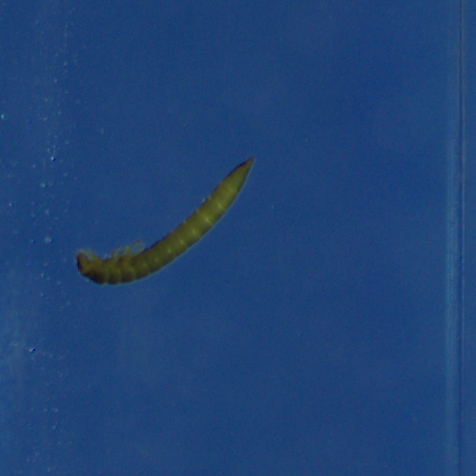
#> input picture 4/actual/assets/1_Limniu 2021_1_2021_06_02-13-08-37-958.PNG, 476 x 476 px
$ python manipulate.py
#> lines starting #> are read from the running program, lines starting #| are printed output that depends on the picture
#!/usr/bin/env python3
from PIL import Image

image = Image.open('../assets/1_Limniu 2021_1_2021_06_02-13-08-37-958.PNG')
#> image is the input picture: PIL image 476x476 RGB; mean R, G, B 31.9, 67, 116.8

image_transpose = image.transpose(Image.Transpose.ROTATE_90)
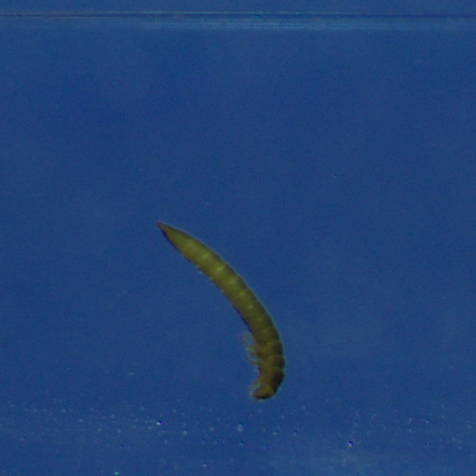
#> image_transpose: PIL image 476x476 RGB; mean R, G, B 31.9, 67, 116.8

image_rotate = image.rotate(45, expand=False, center = (0,0))
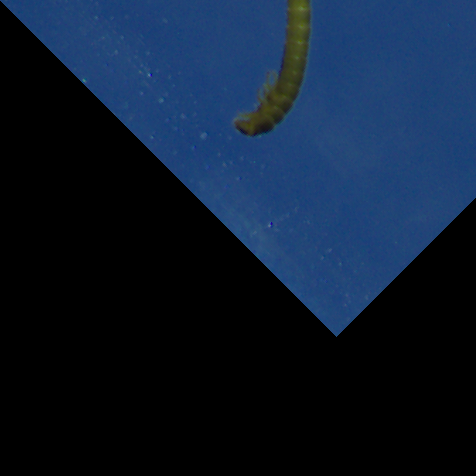
#> image_rotate: PIL image 476x476 RGB; mean R, G, B 13.7, 28, 47.7

image_crop = image.crop((800,600,1600,1600))
#> image_crop: PIL image 800x1000 RGB; every value is 0

image_resize = image.resize((1000, 600))
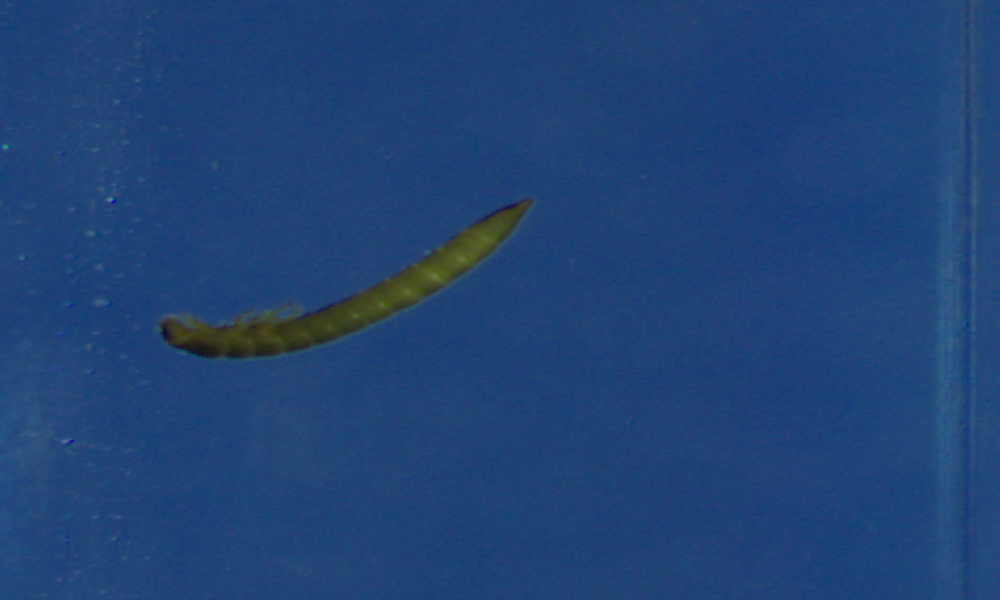
#> image_resize: PIL image 1000x600 RGB; mean R, G, B 31.9, 67, 116.8

combined_image = image.transpose(Image.Transpose.ROTATE_90).resize((2000,1500)).rotate(10)
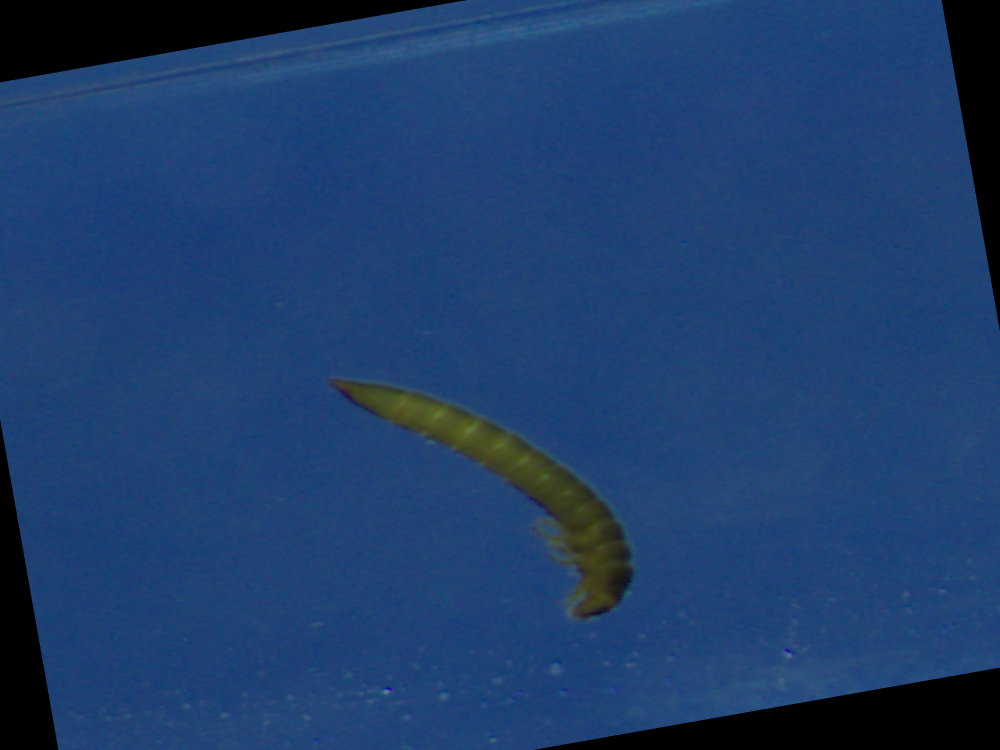
#> combined_image: PIL image 2000x1500 RGB (shown at 1/2 size); mean R, G, B 29.4, 61.7, 107.5
combined_image.show()
combined_image.save('limniu.jpg', 'jpeg')

$ run again, with 4/actual/assets/1_Gammar 2021_1_2021_06_03-13-19-23-879.PNG copied over 4/actual/assets/1_Limniu 2021_1_2021_06_02-13-08-37-958.PNG
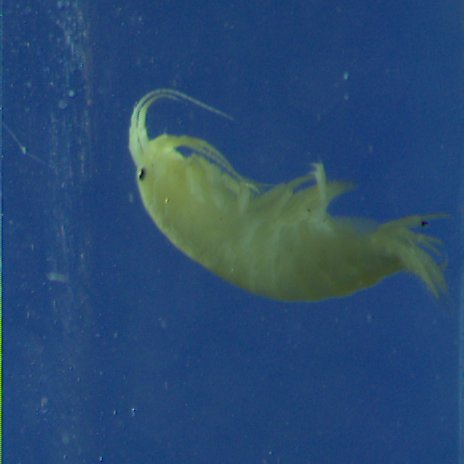
#> input picture 4/actual/assets/1_Gammar 2021_1_2021_06_03-13-19-23-879.PNG, 464 x 464 px
#> image is the input picture: PIL image 464x464 RGB; mean R, G, B 40.7, 74.5, 113.3
#> image_crop: PIL image 800x1000 RGB; every value is 0
#> `image_resize = image.resize((1000, 600))`:
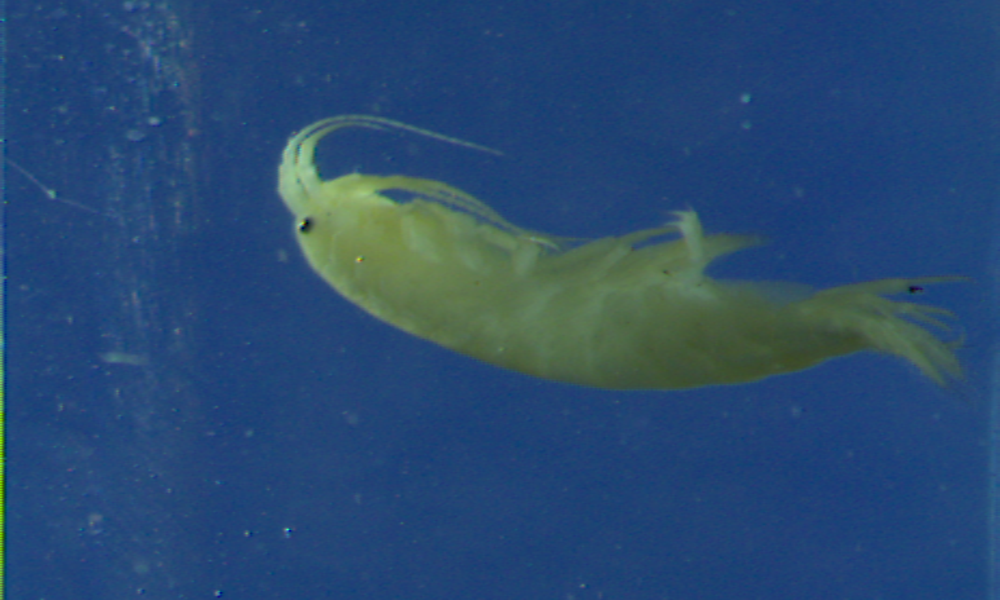
#> image_resize: PIL image 1000x600 RGB; mean R, G, B 40.7, 74.5, 113.3
#> `combined_image = image.transpose(Image.Transpose.ROTATE_90).resize((20..`:
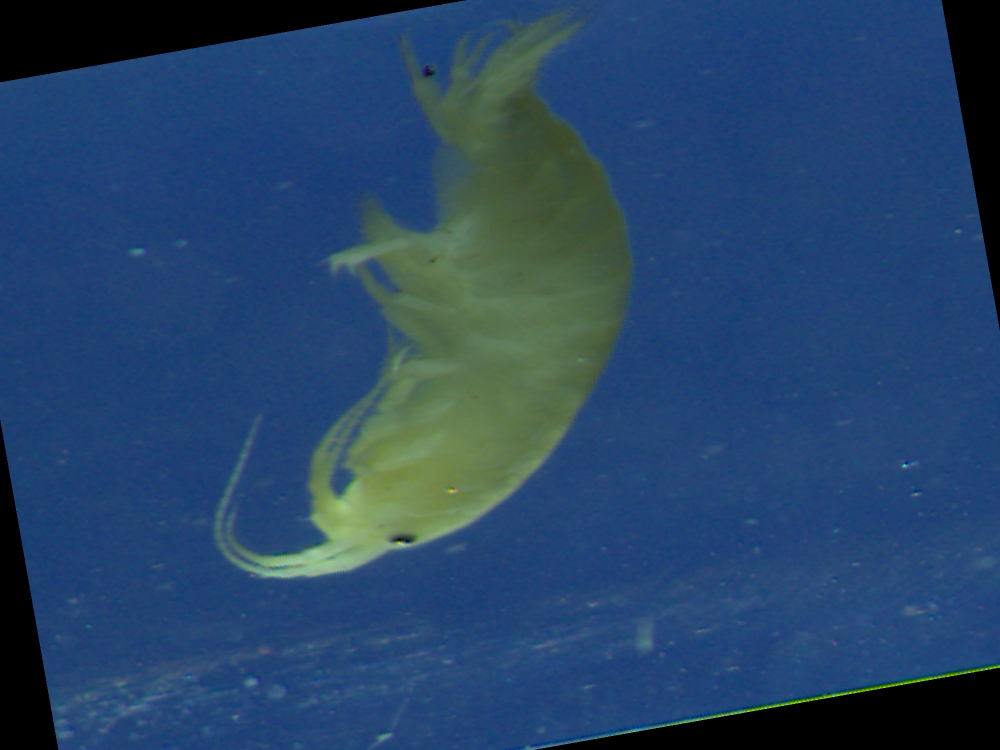
#> combined_image: PIL image 2000x1500 RGB (shown at 1/2 size); mean R, G, B 38.1, 69.1, 104

$ run again, with 4/actual/assets/2_Sphaer 2021_1_2021_06_03-11-22-54-852.PNG copied over 4/actual/assets/1_Limniu 2021_1_2021_06_02-13-08-37-958.PNG
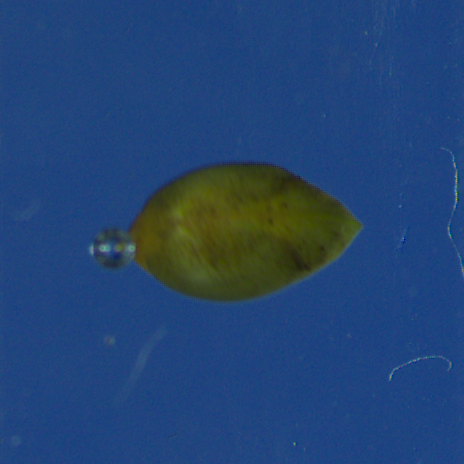
#> input picture 4/actual/assets/2_Sphaer 2021_1_2021_06_03-11-22-54-852.PNG, 464 x 464 px
#> image is the input picture: PIL image 464x464 RGB; mean R, G, B 35.3, 68.5, 114.6
#> image_crop: PIL image 800x1000 RGB; every value is 0
#> `image_resize = image.resize((1000, 600))`:
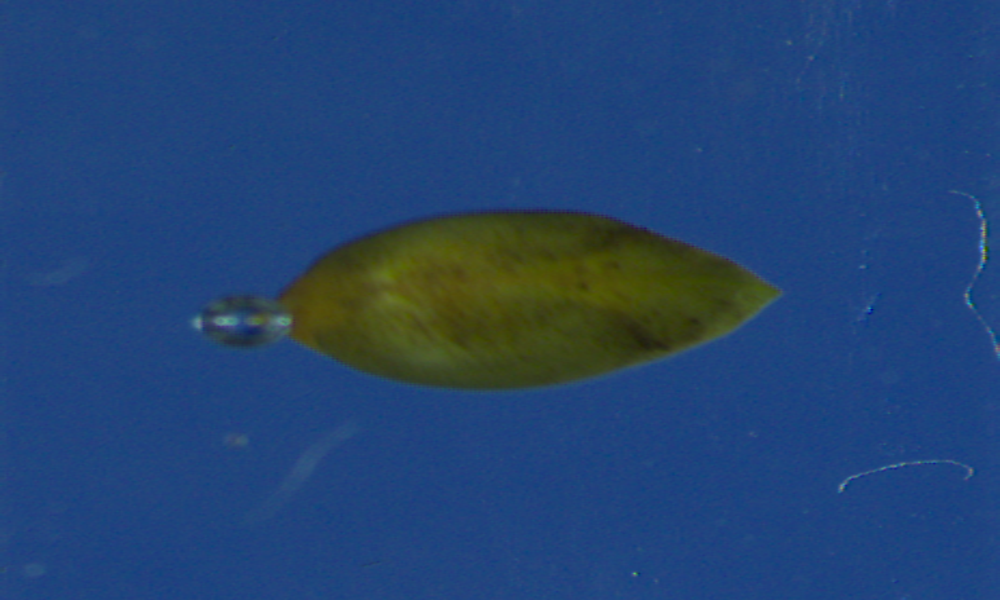
#> image_resize: PIL image 1000x600 RGB; mean R, G, B 35.3, 68.5, 114.6
#> `combined_image = image.transpose(Image.Transpose.ROTATE_90).resize((20..`:
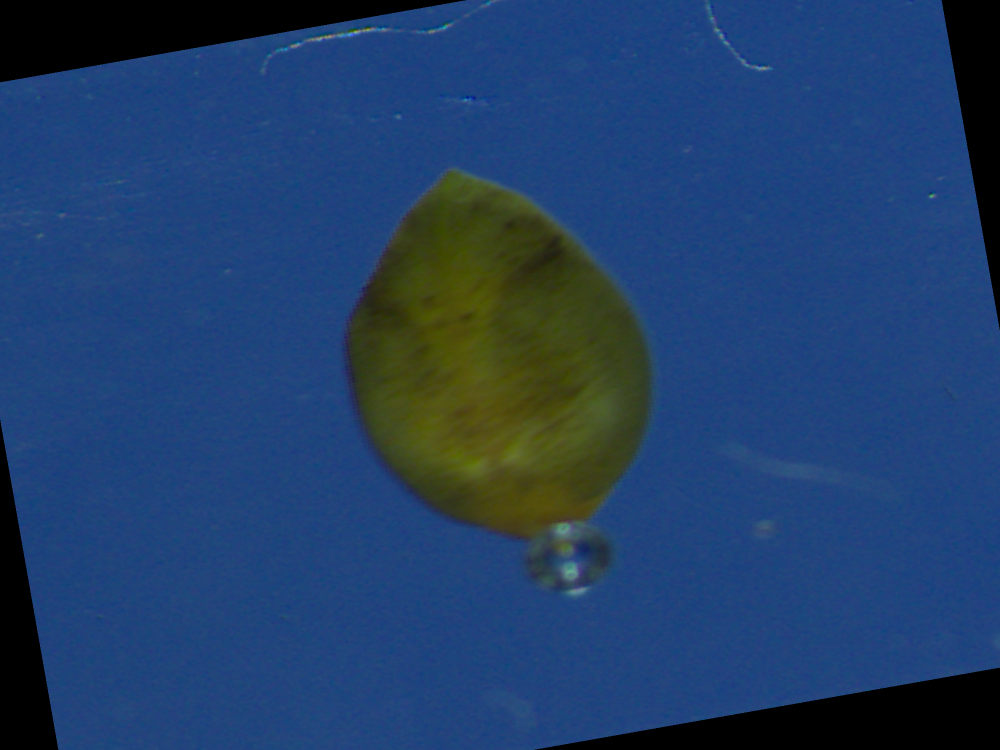
#> combined_image: PIL image 2000x1500 RGB (shown at 1/2 size); mean R, G, B 32.9, 63.2, 104.8
